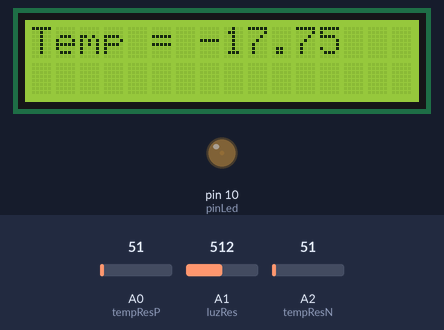
Simulated run of this sketch. Board: Arduino Uno, built with avr-gcc and run on an emulated ATmega328P. On the bench: 16×2 character LCD, output pins drawn as LEDs (lit = HIGH). The inputs (shaded band) are chosen by the test bench; at power-on: A1 (luzRes) = 512, A0 (tempResP) = 51, A2 (tempResN) = 51. What the sketch prints to the serial monitor is not drawn.

Above: at 1.2 s.
1.3 s: A1 (luzRes) set to 306
At 2.3 s:
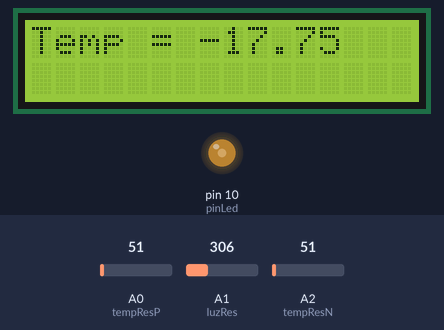
2.8 s: A1 (luzRes) set to 0
At 4.0 s:
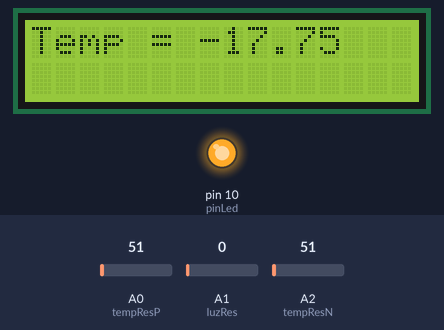
4.3 s: A0 (tempResP) set to 61
At 5.6 s:
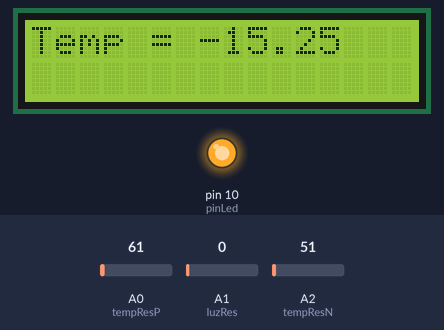
5.9 s: A1 (luzRes) set to 137
At 6.9 s:
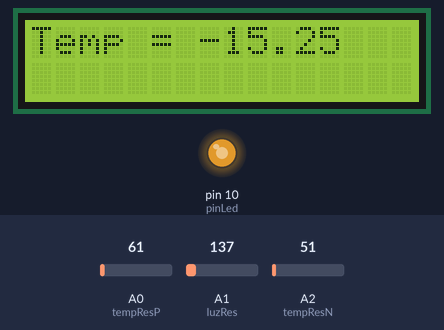
7.4 s: A0 (tempResP) set to 74
At 8.5 s:
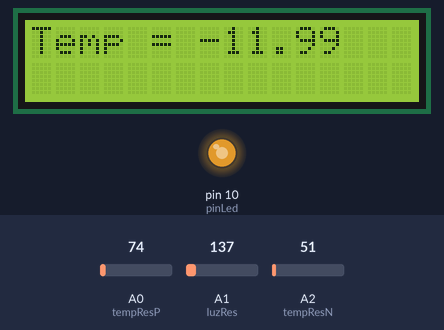
9.0 s: A0 (tempResP) set to 88
At 10.3 s:
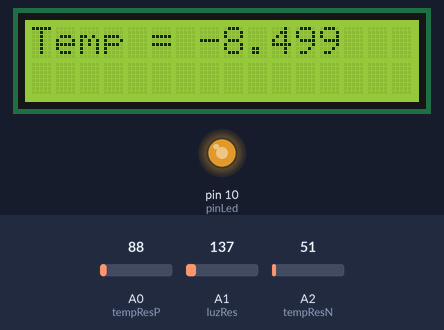
Timing chart, 0 to 11.5 s (numbered marks = the images above; inputs shaded):
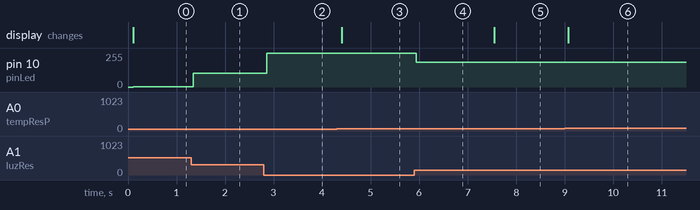

Measured:
- after the input at 1.3 s, pin 10 (pinLed): 1/255 → 103/255 at once
- after the input at 2.8 s, pin 10 (pinLed): 103/255 → 255/255 after 0.06 s
- after the input at 4.3 s, the display: changes after 0.10 s (image 3)
- after the input at 5.9 s, pin 10 (pinLed): 255/255 → 187/255 at once
- after the input at 7.4 s, the display: changes after 0.15 s (image 5)
- after the input at 9.0 s, the display: changes after 0.07 s (image 6)

The sketch:

divague.ino
```cpp
#define pinLed 10
#define tempResN A2
#define tempResP A0
#define luzRes A1
#include <LiquidCrystal.h>

LiquidCrystal lcd(12, 11, 5, 4, 3, 2);

void setup() {
  // Led:
  pinMode(pinLed,OUTPUT);

  // Debug
  Serial.begin(9600);

  // LCD
  lcd.begin(16, 2);
}

void loop() {
  delay(20);

  // Temperaturas:
  Serial.println("Resistencia positiva:");
  int res = analogRead(tempResP);
  double temp = (4.88*res-400)/19.5-10.0;
  Serial.println(temp);

  Serial.println("Resistencia negativa:");
  res = analogRead(tempResN);
  Serial.println((1.-res/1024.)*100.-25.);

  // Luz:
  Serial.println("Resistencia de luz:");
  res = analogRead(luzRes);
  Serial.println(128-(unsigned char)(res/4));

  // Led:
  res = res/4 > 127 ? 127 : res/4;
  analogWrite(pinLed,(128-res)*2-1);

  // LCD:
  lcd.setCursor(0,0);
  lcd.print("Temp = ");
  lcd.print(temp);

}
```
